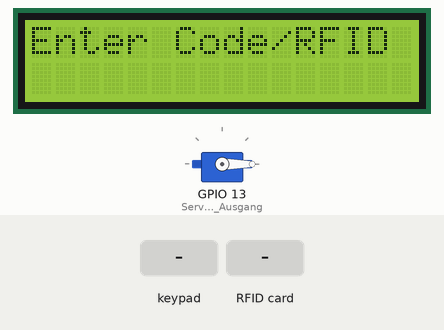
Simulated run of this program. Board: ESP32. On the bench: 16×2 character LCD, servo. The test bench sets the inputs (shaded band). What the program prints to the serial monitor is not drawn.

Above: at 2.3 s.
2.4 s: keypad keys 1 2 3 4 # pressed 0.4 s apart
At 4.7 s:
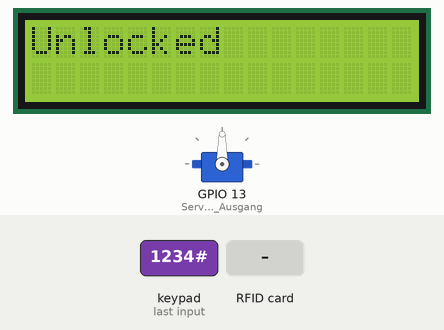
5.9 s: key '#' pressed
At 6.4 s:
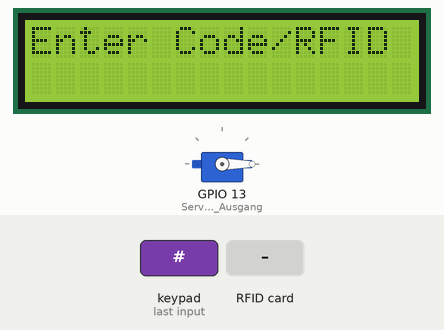
8.9 s: RFID card F5 5E 09 01 held to the reader
11.9 s: RFID card 5E 7A 19 C4 held to the reader
14.9 s: keypad keys 1 2 3 4 * pressed 0.4 s apart
19.9 s: key '#' pressed
Timing chart, 0 to 22.9 s (numbered marks = the images above; inputs shaded):
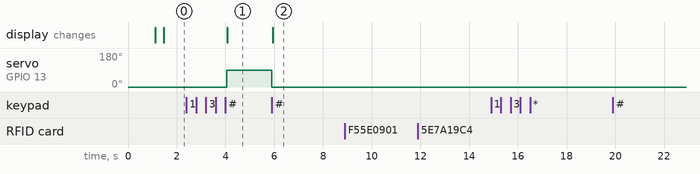

The program:

main.cpp
```cpp
#include <Arduino.h>
#include <lcd1602.h>
#include <servo.h>
#include <rfid.h>
#include <key.h>

lcd1602 lcd;           // Das Display-Objekt
byte allowedUID[] = {0xF5, 0x5E, 0x9, 0x1};
RFID_CP cpRFID(allowedUID, 4);
ServoControl servo(13); // Servo an Pin 13

void setup() {
  Serial.begin(115200); // Startet serielle Kommunikation für Debugging
  Serial.println("Setup beginnt...");
  lcd.setupLCD();       // Initialisiert das LCD
  Serial.println("LCD initialisiert");
  servo.begin();        // Initialisiert den Servo
  Serial.println("Servo initialisiert");
  //pinMode(13, OUTPUT);  // Servo-Pin als Ausgang (redundant, da servo.begin() das macht)
}

void loop() {
  // RFID-Transponder prüfen
  if (cpRFID.isTransponderNear()) {
    if (cpRFID.readTransponder()) {
      Serial.println("Korrekt");
      if(currentState == STATE_LOCKED)
        state_machine(CODE_CORRECT); // Tür entriegeln, wenn RFID korrekt
      else{
        state_machine(CODE_INCORRECT);
      }
    } else {
      Serial.println("Falsch");
      state_machine(CODE_INCORRECT); // Verriegelt bleiben, wenn RFID falsch
    }
    cpRFID.clear(); // RFID-Status zurücksetzen
  }

  // Keypad-Eingabe verarbeiten
  handleKeypadInput(); // Verwaltet Keypad-Eingaben und Zustandsübergänge

  // Debugging: Aktuellen Zustand vor switch ausgeben

  // Servo und LCD basierend auf aktuellem Zustand aktualisieren
  switch (currentState) {
    case STATE_LOCKED:
      servo.setPosition(0); // Tür verriegeln (0°)
      lcd.clear();
      lcd.setCursor(0, 0);
      lcd.print("Locked");
      lcd.setCursor(0, 1);
      lcd.print("Enter Code/RFID");
      break;
    case STATE_UNLOCKED:
      servo.setPosition(90); // Tür entriegeln (90°)
      lcd.clear();
      lcd.setCursor(0, 0);
      lcd.print("Unlocked");
      break;
    case STATE_OPEN:
      servo.setPosition(90); // Tür bleibt entriegelt (90°)
      lcd.clear();
      lcd.setCursor(0, 0);
      lcd.print("Door Open");
      Serial.println("Zustand: OPEN - Servo auf 90°");
      break;
    case STATE_CLOSED:
      servo.setPosition(0); // Tür wieder verriegeln (0°)
      lcd.clear();
      lcd.setCursor(0, 0);
      lcd.print("Door Closed");
      Serial.println("Zustand: CLOSED - Servo auf 0°");
      break;
    default:
      Serial.println("Unbekannter Zustand");
      break;
  }
}
```

key.h
```cpp
#ifndef KEY_H
#define KEY_H

#include <Arduino.h>
#include <Keypad.h>

#define ROW_NUM 4
#define COLUMN_NUM 4

// Keymap for the 4x4 keypad
extern char keys[ROW_NUM][COLUMN_NUM];

// Define the row and column pins
extern uint8_t pin_rows[ROW_NUM];
extern uint8_t pin_column[COLUMN_NUM];

// Passwort
extern const String password;
extern String input;

// Zustände
typedef enum {
    STATE_LOCKED,
    STATE_UNLOCKED,
    STATE_OPEN,
    STATE_CLOSED
} DoorState;

// Übergänge
typedef enum {
    CODE_CORRECT,
    CODE_INCORRECT,
    OPEN_DOOR,
    CLOSE_DOOR,
    AUTO_LOCK
} Transition;

// Aktueller Zustand
extern DoorState currentState;

// Funktionsdeklarationen
void state_machine(Transition transition);
void handleKeypadInput();

#endif // KEY_H
```

rfid.h
```cpp
#ifndef RFID_CP_H
#define RFID_CP_H

#include <Arduino.h>
#include <MFRC522.h>
#include <SPI.h>

#define RST_PIN 34    // Reset-Pin des RFID-Moduls
#define SS_PIN 5      // Slave-Select-Pin des RFID-Moduls
#define RELAY_PIN 25  // Pin für das Relais

typedef enum { ACTIVATED, DEACTIVATED } State_E;

class RFID_CP {
private:
    byte* allowedUID;
    byte size;
    State_E state;
    bool checkUID(byte* uid, byte length);
    MFRC522 rfid;

public:
    RFID_CP(byte* id, byte length);
    bool isTransponderNear();
    bool readTransponder();
    void clear();
};

#endif // RFID_CP_H
```

servo.h
```cpp
#ifndef SERVO_H
#define SERVO_H

#include <Arduino.h>
#include <ESP32Servo.h>

class ServoControl
{
public:
    ServoControl(int servoPin); // Nur ein Parameter für den Servo-Pin
    void begin();
    void setPosition(int pos);  // Methode zum Setzen der Servo-Position

private:
    int _servoPin;
    Servo _myServo;
    int _pos;
};

#endif
```

key.cpp
```cpp
#include "key.h"
#include <Keypad.h>
#include <Arduino.h>

// Keymap for the 4x4 keypad
char keys[ROW_NUM][COLUMN_NUM] = {
    {'1', '2', '3', 'A'},
    {'4', '5', '6', 'B'},
    {'7', '8', '9', 'C'},
    {'*', '0', '#', 'D'}
};

// Define the row and column pins
uint8_t pin_rows[ROW_NUM] = {12, 14, 27, 26};
uint8_t pin_column[COLUMN_NUM] = {25, 33, 32, 15};

// Initialize the Keypad library
Keypad keypad(makeKeymap(keys), pin_rows, pin_column, ROW_NUM, COLUMN_NUM);

// Define the password
const String password = "1234";
String input = ""; // String to store user input

// Initialize the state
DoorState currentState = STATE_LOCKED;

// State machine function
void state_machine(Transition transition) {
    Serial.print("Aktueller Zustand vor Übergang: ");
    Serial.println(currentState); // Debugging: Zustand vor Änderung
    Serial.print("Übergang: ");
    Serial.println(transition);

    switch (currentState) {
        case STATE_LOCKED:
            if (transition == CODE_CORRECT) {
                currentState = STATE_UNLOCKED;
                Serial.println("State changed to: UNLOCKED");
            }
            break;

        case STATE_UNLOCKED:
            if(transition == CODE_INCORRECT)
            {
                currentState = STATE_LOCKED;
            }
            // if (transition == OPEN_DOOR) {
            //     currentState = STATE_OPEN;
            //     Serial.println("State changed to: OPEN");
            // } else if (transition == AUTO_LOCK) {
            //     currentState = STATE_LOCKED;
            //     Serial.println("State changed to: LOCKED");
            // }
            // else if(transition == CODE_INCORRECT)
            // {
            //     currentState = STATE_LOCKED;
            // }
            break;

        // case STATE_OPEN:
        //     if (transition == CLOSE_DOOR) {
        //         currentState = STATE_CLOSED;
        //         Serial.println("State changed to: CLOSED");
        //     }
        //     else if(transition == CODE_INCORRECT)
        //     {
        //         currentState = STATE_LOCKED;
        //     }
        //     break;

        // case STATE_CLOSED:
        //     if (transition == AUTO_LOCK) {
        //         currentState = STATE_LOCKED;
        //         Serial.println("State changed to: LOCKED");
        //     }
            break;
    }
    Serial.print("Neuer Zustand nach Übergang: ");
    Serial.println(currentState); // Debugging: Zustand nach Änderung
}

// Function to handle keypad input
void handleKeypadInput() {
    static unsigned long unlockTime = 0; // Zeitpunkt des Entriegelns

    char key = keypad.getKey();

    if (key) {
        if (key == '#') { // '#' bestätigt die Eingabe
            if (input == password) {
                state_machine(CODE_CORRECT);
                unlockTime = millis(); // Zeitpunkt speichern
            } else {
                state_machine(CODE_INCORRECT);
            }
            input = ""; // Eingabe zurücksetzen
        } else if (key == '*') { // '*' löscht die Eingabe
            input = "";
            Serial.println("Input cleared.");
        } else { // Zeichen hinzufügen
            input += key;
            Serial.println("Current input: " + input);
        }
    }

    // Auto-Lock nach 5 Sekunden
    // if (currentState == STATE_UNLOCKED && millis() - unlockTime >= 5000) {
    //     state_machine(AUTO_LOCK);
    // }
}
```

rfid.cpp
```cpp
#include <Arduino.h>
#include "rfid.h"

RFID_CP::RFID_CP(byte *id, byte length)
{
    this->allowedUID = id;
    this->size = length;
    this->state = ACTIVATED;
    SPI.begin(18, 19, 23, 5);     // Initialisierung der SPI-Schnittstelle
    rfid.PCD_Init();
    MFRC522 rfid(SS_PIN, RST_PIN);
}

bool RFID_CP::isTransponderNear()
{
    if (!RFID_CP::rfid.PICC_IsNewCardPresent() || !rfid.PICC_ReadCardSerial())
    {
        return false;
    }
    return true;
}

bool RFID_CP::readTransponder()
{
    Serial.print("Gescannte UID: ");
    for (byte i = 0; i < rfid.uid.size; i++)
    {
        Serial.print(rfid.uid.uidByte[i], HEX);
        Serial.print(" ");
    }
    Serial.println();

    return checkUID(rfid.uid.uidByte, rfid.uid.size);
}

void RFID_CP::clear()
{
  rfid.PICC_HaltA();
}

bool RFID_CP::checkUID(byte *uid, byte length)
{
    if (length != sizeof(allowedUID)) {
    return false; // Falsche Länge
  }

  for (byte i = 0; i < length; i++) {
    if (uid[i] != allowedUID[i]) {
      return false; // UID stimmt nicht überein
    }
  }

  return true; // UID ist korrekt
}
```

servo.cpp
```cpp
#include <servo.h>

ServoControl::ServoControl(int servoPin)
    : _servoPin(servoPin), _pos(0) {}

void ServoControl::begin()
{
    _myServo.attach(_servoPin); // Servo wird an den angegebenen Pin angeschlossen
    _myServo.write(_pos);       // Startet mit Position 0° (verriegelt)
}

void ServoControl::setPosition(int pos)
{
    _pos = pos;
    _myServo.write(_pos); // Bewegt den Servo auf die angegebene Position
}
```

lcd1602.h
```cpp
#ifndef LCD1602_H
#define LCD1602_H

#include <Arduino.h>
#include <Wire.h>
#include <LiquidCrystal_I2C.h>

class lcd1602 {
private:
    LiquidCrystal_I2C *lcd;

public:
    lcd1602();
    void setupLCD();
    void clear();
    void setCursor(int x, int y);
    void print(String message);
    void displayDefaultMessage();
};

#endif
```

lcd1602.cpp
```cpp
#include "lcd1602.h"
#include <Wire.h>

lcd1602::lcd1602() {
    lcd = new LiquidCrystal_I2C(0x27, 16, 2); // I2C-Adresse 0x27, 16x2 Display
}

void lcd1602::clear() {
    lcd->clear();
}

void lcd1602::setCursor(int x, int y) {
    lcd->setCursor(x, y);
}

void lcd1602::print(String message) {
    lcd->clear();
    lcd->setCursor(0, 0);
    lcd->print(message);
}

void lcd1602::setupLCD() {
    Wire.begin(21, 22); // SDA = Pin 21, SCL = Pin 22 (ESP32 Standard)
    lcd->init();        // Initialisiert das LCD
    lcd->backlight();   // Hintergrundbeleuchtung einschalten
    lcd->clear();       // Display leeren
    lcd->setCursor(0, 0);
    lcd->print("Ready!");
    delay(1000);        // 1 Sekunde anzeigen
    lcd->clear();
}

void lcd1602::displayDefaultMessage() {
    lcd->clear();
    lcd->setCursor(0, 0);
    lcd->print("Enter Combination:");
}
```

Measured:
- after the input at 2.4 s, servo on GPIO 13 (Servo-Pin_als_Ausgang): 0° → 90° after 1.6 s; the display: changes after 1.7 s (image 1)
- after the input at 5.9 s, servo on GPIO 13 (Servo-Pin_als_Ausgang): 90° → 0° at once; the display: changes at once (image 2)
- after the input at 8.9 s, every drawn part: stays the same
- after the input at 11.9 s, every drawn part: stays the same
- after the input at 14.9 s, every drawn part: stays the same
- after the input at 19.9 s, every drawn part: stays the same
